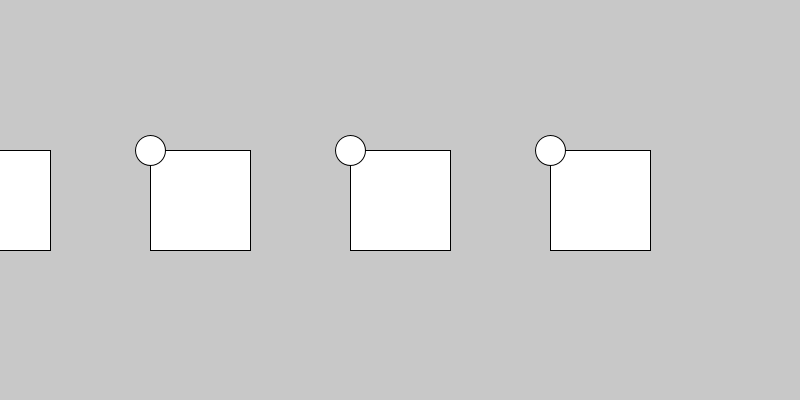
Frame 1 (no input)
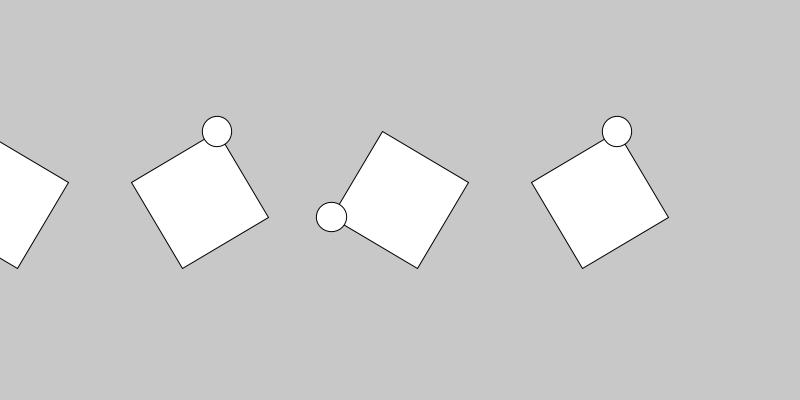
Frame 60 (the mouse pressed at the canvas centre just before this capture)
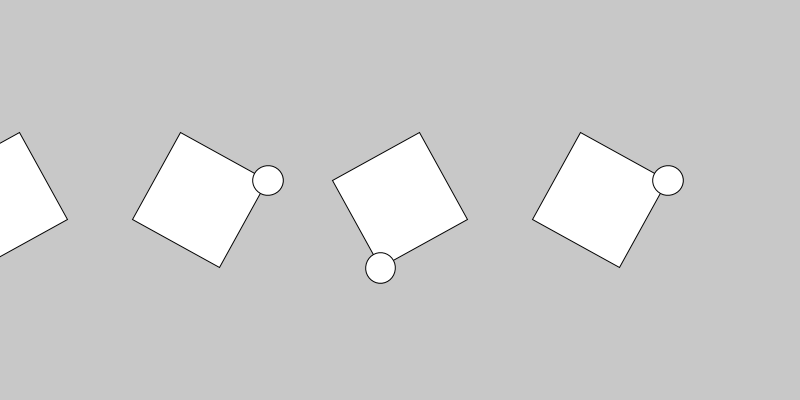
Frame 120 (the mouse held since frame 60 and released just before this capture)

The Processing sketch that drew these frames (run headless with seeded random() and noise(); from frame 60 on, the mouse is pressed at the canvas centre):

// Processing sketch: clase_05_23_2023_translate_rotate_for
// ── clase_05_23_2023_translate_rotate_for.pde
int cant = 4;
int tam;
int angulo;

void setup(){
  size(800,400);
  tam = width / cant;
  rectMode(CENTER);
}

void draw(){
  background(200);
  for(int i=0; i<cant; i++){
    pushMatrix();
    translate(i*tam,200);
    if(i%2 == 0){
      rotate(radians(- angulo));
    }else{
      rotate(radians(angulo));
    }
    rect(0,0,100,100);
    ellipse(-50,-50,30,30);
    popMatrix();
  }
  
  angulo++;
}
